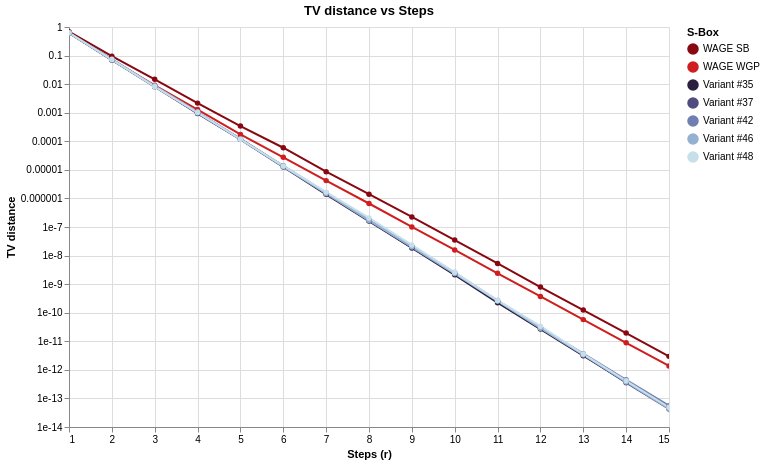

The notebook cell this image was saved under:
### Code cell
chart_tv = compare_tv_distance_altair(
    specs,
    r_values=list(range(1,16)),
    log_scale=True,
    detail=True
)
chart_tv

### Figure 1 — Vega-Lite specification as saved in the notebook (floating-point values rounded to 4 significant figures)
{"config": {"view": {"continuousWidth": 300, "continuousHeight": 300}}, "data": {"name": "data-cac7a615f472294959b174b380764386"}, "mark": {"type": "line", "point": true}, "encoding": {"color": {"field": "S-Box", "legend": {"title": "S-Box"}, "scale": {"domain": ["WAGE SB", "WAGE WGP", "Variant #35", "Variant #37", "Variant #42", "Variant #46", "Variant #48"], "range": ["#880811", "#d01d1f", "#2b1f3e", "#504c7f", "#707fb1", "#95b1d2", "#c7dfeb"]}, "type": "nominal"}, "tooltip": [{"field": "r", "type": "quantitative"}, {"field": "S-Box", "type": "nominal"}, {"field": "TV distance", "type": "quantitative"}], "x": {"field": "r", "title": "Steps (r)", "type": "quantitative"}, "y": {"field": "TV distance", "scale": {"type": "log"}, "title": "TV distance", "type": "quantitative"}}, "height": 400, "params": [{"name": "param_8", "select": {"type": "interval", "encodings": ["x", "y"]}, "bind": "scales"}], "title": "TV distance vs Steps", "width": 600, "$schema": "https://vega.github.io/schema/vega-lite/v5.20.1.json", "datasets": {"data-cac7a615f472294959b174b380764386": [{"r": 1, "S-Box": "WAGE SB", "TV distance": 0.685}, {"r": 2, "S-Box": "WAGE SB", "TV distance": 0.09488}, {"r": 3, "S-Box": "WAGE SB", "TV distance": 0.01478}, {"r": 4, "S-Box": "WAGE SB", "TV distance": 0.002167}, {"r": 5, "S-Box": "WAGE SB", "TV distance": 0.0003409}, {"r": 6, "S-Box": "WAGE SB", "TV distance": 5.94e-05}, {"r": 7, "S-Box": "WAGE SB", "TV distance": 8.66e-06}, {"r": 8, "S-Box": "WAGE SB", "TV distance": 1.408e-06}, {"r": 9, "S-Box": "WAGE SB", "TV distance": 2.243e-07}, {"r": 10, "S-Box": "WAGE SB", "TV distance": 3.498e-08}, {"r": 11, "S-Box": "WAGE SB", "TV distance": 5.305e-09}, {"r": 12, "S-Box": "WAGE SB", "TV distance": 7.936e-10}, {"r": 13, "S-Box": "WAGE SB", "TV distance": 1.24e-10}, {"r": 14, "S-Box": "WAGE SB", "TV distance": 1.949e-11}, {"r": 15, "S-Box": "WAGE SB", "TV distance": 2.966e-12}, {"r": 1, "S-Box": "WAGE WGP", "TV distance": 0.6378}, {"r": 2, "S-Box": "WAGE WGP", "TV distance": 0.07096}, {"r": 3, "S-Box": "WAGE WGP", "TV distance": 0.009122}, {"r": 4, "S-Box": "WAGE WGP", "TV distance": 0.001289}, {"r": 5, "S-Box": "WAGE WGP", "TV distance": 0.0001735}, {"r": 6, "S-Box": "WAGE WGP", "TV distance": 2.739e-05}, {"r": 7, "S-Box": "WAGE WGP", "TV distance": 4.202e-06}, {"r": 8, "S-Box": "WAGE WGP", "TV distance": 6.645e-07}, {"r": 9, "S-Box": "WAGE WGP", "TV distance": 1.004e-07}, {"r": 10, "S-Box": "WAGE WGP", "TV distance": 1.572e-08}, {"r": 11, "S-Box": "WAGE WGP", "TV distance": 2.395e-09}, {"r": 12, "S-Box": "WAGE WGP", "TV distance": 3.728e-10}, {"r": 13, "S-Box": "WAGE WGP", "TV distance": 5.732e-11}, {"r": 14, "S-Box": "WAGE WGP", "TV distance": 8.878e-12}, {"r": 15, "S-Box": "WAGE WGP", "TV distance": 1.368e-12}, {"r": 1, "S-Box": "Variant #35", "TV distance": 0.6299}, {"r": 2, "S-Box": "Variant #35", "TV distance": 0.07102}, {"r": 3, "S-Box": "Variant #35", "TV distance": 0.008165}, {"r": 4, "S-Box": "Variant #35", "TV distance": 0.0009404}, {"r": 5, "S-Box": "Variant #35", "TV distance": 0.0001174}, {"r": 6, "S-Box": "Variant #35", "TV distance": 1.262e-05}, {"r": 7, "S-Box": "Variant #35", "TV distance": 1.388e-06}, {"r": 8, "S-Box": "Variant #35", "TV distance": 1.608e-07}, {"r": 9, "S-Box": "Variant #35", "TV distance": 1.847e-08}, {"r": 10, "S-Box": "Variant #35", "TV distance": 2.124e-09}, {"r": 11, "S-Box": "Variant #35", "TV distance": 2.239e-10}, {"r": 12, "S-Box": "Variant #35", "TV distance": 2.679e-11}, {"r": 13, "S-Box": "Variant #35", "TV distance": 3.146e-12}, {"r": 14, "S-Box": "Variant #35", "TV distance": 3.797e-13}, {"r": 15, "S-Box": "Variant #35", "TV distance": 4.629e-14}, {"r": 1, "S-Box": "Variant #37", "TV distance": 0.6142}, {"r": 2, "S-Box": "Variant #37", "TV distance": 0.06998}, {"r": 3, "S-Box": "Variant #37", "TV distance": 0.008352}, {"r": 4, "S-Box": "Variant #37", "TV distance": 0.001004}, {"r": 5, "S-Box": "Variant #37", "TV distance": 0.0001214}, {"r": 6, "S-Box": "Variant #37", "TV distance": 1.364e-05}, {"r": 7, "S-Box": "Variant #37", "TV distance": 1.467e-06}, {"r": 8, "S-Box": "Variant #37", "TV distance": 1.704e-07}, {"r": 9, "S-Box": "Variant #37", "TV distance": 1.938e-08}, {"r": 10, "S-Box": "Variant #37", "TV distance": 2.362e-09}, {"r": 11, "S-Box": "Variant #37", "TV distance": 2.525e-10}, {"r": 12, "S-Box": "Variant #37", "TV distance": 2.979e-11}, {"r": 13, "S-Box": "Variant #37", "TV distance": 3.27e-12}, {"r": 14, "S-Box": "Variant #37", "TV distance": 3.559e-13}, {"r": 15, "S-Box": "Variant #37", "TV distance": 4.26e-14}, {"r": 1, "S-Box": "Variant #42", "TV distance": 0.622}, {"r": 2, "S-Box": "Variant #42", "TV distance": 0.07596}, {"r": 3, "S-Box": "Variant #42", "TV distance": 0.008462}, {"r": 4, "S-Box": "Variant #42", "TV distance": 0.0009645}, {"r": 5, "S-Box": "Variant #42", "TV distance": 0.0001193}, {"r": 6, "S-Box": "Variant #42", "TV distance": 1.39e-05}, {"r": 7, "S-Box": "Variant #42", "TV distance": 1.591e-06}, {"r": 8, "S-Box": "Variant #42", "TV distance": 1.773e-07}, {"r": 9, "S-Box": "Variant #42", "TV distance": 2.12e-08}, {"r": 10, "S-Box": "Variant #42", "TV distance": 2.552e-09}, {"r": 11, "S-Box": "Variant #42", "TV distance": 2.675e-10}, {"r": 12, "S-Box": "Variant #42", "TV distance": 3.001e-11}, {"r": 13, "S-Box": "Variant #42", "TV distance": 3.679e-12}, {"r": 14, "S-Box": "Variant #42", "TV distance": 4.487e-13}, {"r": 15, "S-Box": "Variant #42", "TV distance": 5.551e-14}, {"r": 1, "S-Box": "Variant #46", "TV distance": 0.622}, {"r": 2, "S-Box": "Variant #46", "TV distance": 0.07114}, {"r": 3, "S-Box": "Variant #46", "TV distance": 0.008778}, {"r": 4, "S-Box": "Variant #46", "TV distance": 0.001082}, {"r": 5, "S-Box": "Variant #46", "TV distance": 0.0001188}, {"r": 6, "S-Box": "Variant #46", "TV distance": 1.282e-05}, {"r": 7, "S-Box": "Variant #46", "TV distance": 1.497e-06}, {"r": 8, "S-Box": "Variant #46", "TV distance": 1.706e-07}, {"r": 9, "S-Box": "Variant #46", "TV distance": 2.018e-08}, {"r": 10, "S-Box": "Variant #46", "TV distance": 2.344e-09}, {"r": 11, "S-Box": "Variant #46", "TV distance": 2.585e-10}, {"r": 12, "S-Box": "Variant #46", "TV distance": 2.863e-11}, {"r": 13, "S-Box": "Variant #46", "TV distance": 3.407e-12}, {"r": 14, "S-Box": "Variant #46", "TV distance": 3.771e-13}, {"r": 15, "S-Box": "Variant #46", "TV distance": 4.43e-14}, {"r": 1, "S-Box": "Variant #48", "TV distance": 0.6299}, {"r": 2, "S-Box": "Variant #48", "TV distance": 0.07235}, {"r": 3, "S-Box": "Variant #48", "TV distance": 0.00815}, {"r": 4, "S-Box": "Variant #48", "TV distance": 0.001014}, {"r": 5, "S-Box": "Variant #48", "TV distance": 0.0001176}, {"r": 6, "S-Box": "Variant #48", "TV distance": 1.369e-05}, {"r": 7, "S-Box": "Variant #48", "TV distance": 1.662e-06}, {"r": 8, "S-Box": "Variant #48", "TV distance": 2.076e-07}, {"r": 9, "S-Box": "Variant #48", "TV distance": 2.355e-08}, {"r": 10, "S-Box": "Variant #48", "TV distance": 2.594e-09}, {"r": 11, "S-Box": "Variant #48", "TV distance": 2.7e-10}, {"r": 12, "S-Box": "Variant #48", "TV distance": 3.381e-11}, {"r": 13, "S-Box": "Variant #48", "TV distance": 3.561e-12}, {"r": 14, "S-Box": "Variant #48", "TV distance": 4.143e-13}, {"r": 15, "S-Box": "Variant #48", "TV distance": 4.882e-14}]}}
